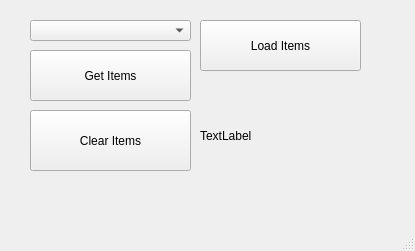
<?xml version="1.0" encoding="UTF-8"?>
<ui version="4.0">
 <class>MainWindow</class>
 <widget class="QMainWindow" name="MainWindow">
  <property name="geometry">
   <rect>
    <x>0</x>
    <y>0</y>
    <width>415</width>
    <height>251</height>
   </rect>
  </property>
  <property name="windowTitle">
   <string>MainWindow</string>
  </property>
  <widget class="QWidget" name="centralwidget">
   <widget class="QComboBox" name="cbSehirler">
    <property name="geometry">
     <rect>
      <x>30</x>
      <y>20</y>
      <width>161</width>
      <height>21</height>
     </rect>
    </property>
   </widget>
   <widget class="QLabel" name="lblResult">
    <property name="geometry">
     <rect>
      <x>200</x>
      <y>80</y>
      <width>271</width>
      <height>111</height>
     </rect>
    </property>
    <property name="text">
     <string>TextLabel</string>
    </property>
   </widget>
   <widget class="QPushButton" name="btnGetItems">
    <property name="geometry">
     <rect>
      <x>30</x>
      <y>50</y>
      <width>161</width>
      <height>51</height>
     </rect>
    </property>
    <property name="text">
     <string>Get Items</string>
    </property>
   </widget>
   <widget class="QPushButton" name="btnLoadItems">
    <property name="geometry">
     <rect>
      <x>200</x>
      <y>20</y>
      <width>161</width>
      <height>51</height>
     </rect>
    </property>
    <property name="text">
     <string>Load Items</string>
    </property>
   </widget>
   <widget class="QPushButton" name="btnClearItems">
    <property name="geometry">
     <rect>
      <x>30</x>
      <y>110</y>
      <width>161</width>
      <height>61</height>
     </rect>
    </property>
    <property name="text">
     <string>Clear Items</string>
    </property>
   </widget>
  </widget>
  <widget class="QMenuBar" name="menubar">
   <property name="geometry">
    <rect>
     <x>0</x>
     <y>0</y>
     <width>415</width>
     <height>26</height>
    </rect>
   </property>
  </widget>
  <widget class="QStatusBar" name="statusbar"/>
 </widget>
 <resources/>
 <connections/>
</ui>
